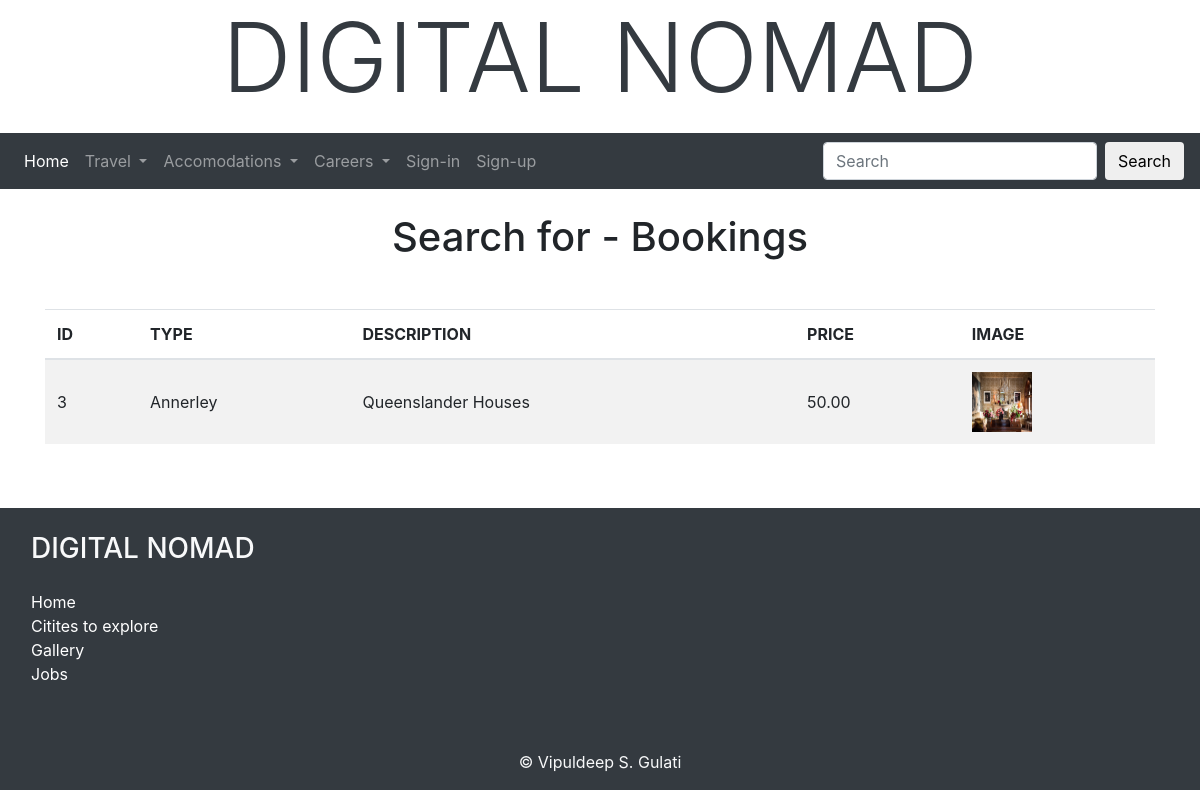
/search.php?key=Annerley, run on the app's committed database.
### tables this page shows
CREATE TABLE `products` (
  `id` int(11) NOT NULL,
  `type` varchar(20) NOT NULL,
  `description` varchar(50) DEFAULT NULL,
  `price` int(11) NOT NULL,
  `image` varchar(50) NOT NULL
);

### search.php (the view, shortened to what this page needs)
<!DOCTYPE html>
<html lang="en">
<head>
    <link rel="stylesheet" href="https://maxcdn.bootstrapcdn.com/bootstrap/4.1.3/css/bootstrap.min.css">
    <link rel="stylesheet" href="css/buttons.css">
    <link rel="stylesheet" href="css/footer.css">
     <link rel="stylesheet" href="css/booking.css">
     <link rel="stylesheet" href="css/media.css">
</head>
<body onLoad="run_first()">
<?php include("include/banner.inc") ?>
<?php include("include/nav.inc") ?>
    <div class="container">
    <?php
        $conn  = db_connect();
        $key = '';
        if(isset($_GET['key'])) {
            $key = $conn -> real_escape_string($_GET['key']);
        }
		$sql = "SELECT * FROM products";
        $sql = $sql . " WHERE (type like '%$key%') or (description like '%$key%');";
		$result = $conn -> query($sql);
		print "<h1 class=\"text-center my-4\">Search for - Bookings</h1>\n";
		print "<div class=\"table-responsive my-5\">\n";
		print "<table class=\"table table-striped\">\n";
            print "<thead>\n";
				print "<tr>\n";
					while ($field = $result -> fetch_field())
					{
  						print "<th>" . strtoupper($field->name) . "</th>\n";
					}
      			print "</tr>\n";
    		print "</thead>\n";
    		print "<tbody>\n";
                while ($row = $result -> fetch_assoc()){
                    $id = $row["id"];
                    $type = $row["type"];
                    $description = $row["description"];
                    $price = number_format($row["price"],2);
                    $image = $row["image"];
      			    print "<tr>\n";
                    print "<td class=\"align-middle\">$id</td>\n";
                    if($type)
                        print "<td class=\"align-middle\">$type</td>\n";
                    else
                        print "<td class=\"align-middle\">&nbsp;</td>\n";;
                    if($description)
                        print "<td class=\"align-middle\">$description</td>\n";
                    else
                        print "<td class=\"align-middle\">&nbsp;</td>\n";
                    if($price)
                        print "<td class=\"align-middle\">$price</td>\n";
                    else
                        print "<td class=\"align-middle\">&nbsp;</td>\n";
                    if (@file_exists($image))
                    {
                        print "<td class=\"align-middle\"><img src = $image width=60 height=60></td>\n";
                    }
                    else
                    {
                        print "<td class=\"align-middle\">&nbsp;</td>\n";;
                    }
      			    print "</tr>\n";
                }
    		print "</tbody>\n";
        print "</table>\n";
        print "</div>\n";
	?>
    </div>
	<?php include("include/footer.inc") ?>
</body>
</html>

### data on the page
products: id "3", type "Annerley", description "Queenslander Houses", price "50.00", image (picture)

### other printed values
$field->name "ID"
$field->name "TYPE"
$field->name "DESCRIPTION"
$field->name "PRICE"
$field->name "IMAGE"
